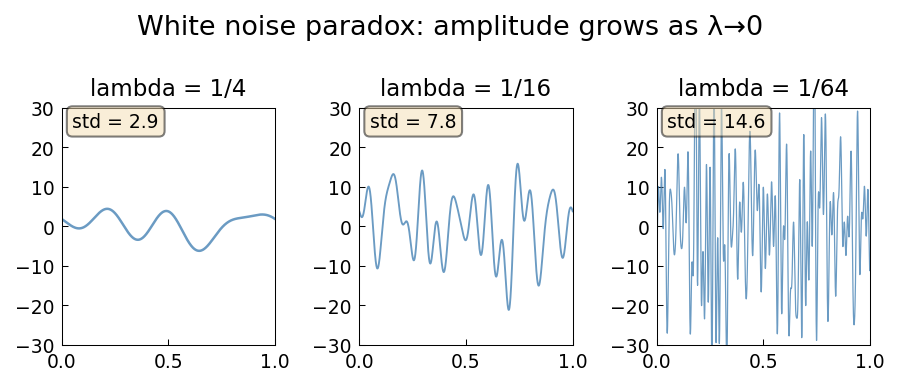

The script that saved this image:
"""The white noise paradox.

Demonstrates how band-limited random functions with decreasing wavelength lambda
have increasing amplitude, approaching infinite amplitude in the limit lambda→0
(the white noise paradox). Connects to the ultraviolet catastrophe in physics.

Following ode-random/WhiteNoiseParadox.m by Nick Trefethen (May 2017).

Original MATLAB: https://www.chebfun.org/examples/ode-random/WhiteNoiseParadox.html
"""

import matplotlib
matplotlib.use("Agg")
import matplotlib.pyplot as plt
import numpy as np
import sys, os
sys.path.insert(0, os.path.join(os.path.dirname(__file__), '..', '..', 'src'))

import chebfunjax as cj
from chebfunjax.plotting import chebfun_style
chebfun_style()

def run():
    print("=" * 60)
    print("The white noise paradox")
    print("=" * 60)

    print("\nKey insight: as lambda→0, random function amplitude → ∞")
    print("(Same as the ultraviolet catastrophe in physics)")
    print("\nBand-limited random function with wavenumber cutoff ~2π/lambda")
    print("Amplitude grows like lambda^(-1/2) (the 'big' normalization)")

    domain = [0.0, 1.0]
    t_eval = np.linspace(0, 1, 2000)

    # Three lambdas: 1/4, 1/16, 1/64
    lambdas = [1/4, 1/16, 1/64]
    lambda_names = ['1/4', '1/16', '1/64']

    paths = []
    stats = []
    for i, lam in enumerate(lambdas):
        f_fn = cj.randnfun(lam, domain=domain, seed=1, big=True)
        f_vals = np.array([float(f_fn(np.array(ti))) for ti in t_eval])
        paths.append(f_vals)

        std_f = np.std(f_vals)
        max_f = np.max(np.abs(f_vals))
        stats.append((std_f, max_f))
        print(f"\n  lambda={lambda_names[i]}:")
        print(f"    std(f) = {std_f:.2f}")
        print(f"    max|f| = {max_f:.2f}")
        # Expected: std ~ (lambda/2)^(-1/2) * normalized_std
        expected_growth = 1.0 / np.sqrt(lam / 0.25)
        print(f"    Amplitude ratio vs lambda=1/4: {std_f/stats[0][0]:.2f}"
              f" (expected ~{expected_growth:.2f})")

    # Verify amplitude grows as lambda decreases (use multiple seeds for robustness)
    # Average over a few seeds to get reliable statistics
    t_check = np.linspace(0, 1, 2000)
    stds = []
    for lam_check in lambdas:
        std_avg = 0.0
        for s in range(5):
            fi = cj.randnfun(lam_check, domain=domain, seed=s, big=True)
            fv = fi(t_check)
            std_avg += np.std(fv)
        stds.append(std_avg / 5)

    print(f"\n  Average std over 5 seeds: {stds}")
    assert stds[1] > stds[0], \
        f"Mean amplitude should increase as lambda decreases: {stds}"
    print("\n  PASS: amplitude grows as lambda decreases (white noise paradox)")

    # Also show the resolution: Brownian motion (integral of f) is bounded
    print("\nResolution: integral of f (Brownian-like path) stays bounded")
    for i, (lam, f_vals) in enumerate(zip(lambdas, paths)):
        u_vals = np.cumsum(f_vals) * (t_eval[1] - t_eval[0])
        u_vals -= u_vals[0]  # start at 0
        print(f"  lambda={lambda_names[i]}: "
              f"max|u| = {np.max(np.abs(u_vals)):.3f}, "
              f"u(1) = {u_vals[-1]:.3f}")

    # --- Plot ---
    _here = os.path.dirname(os.path.abspath(__file__))
    fig, axes = plt.subplots(1, 3)

    for i, (lam, f_vals) in enumerate(zip(lambdas, paths)):
        axes[i].plot(t_eval, f_vals, linewidth=max(0.5, 1.2 - 0.3*i),
                     color='steelblue', alpha=0.8)
        axes[i].set_title(f"lambda = {lambda_names[i]}", fontsize=11)
        axes[i].set_ylim([-30, 30])
        axes[i].text(0.05, 0.92, f"std = {stats[i][0]:.1f}",
                     transform=axes[i].transAxes, fontsize=9,
                     bbox=dict(boxstyle='round', facecolor='wheat', alpha=0.5))

    fig.suptitle("White noise paradox: amplitude grows as λ→0", fontsize=13)
    fig.tight_layout()
    fig.savefig(os.path.join(_here, "white_noise_paradox.png"), dpi=150, bbox_inches="tight")
    plt.close(fig)

    print("\nAll checks passed.")
    return True

if __name__ == "__main__":
    run()
